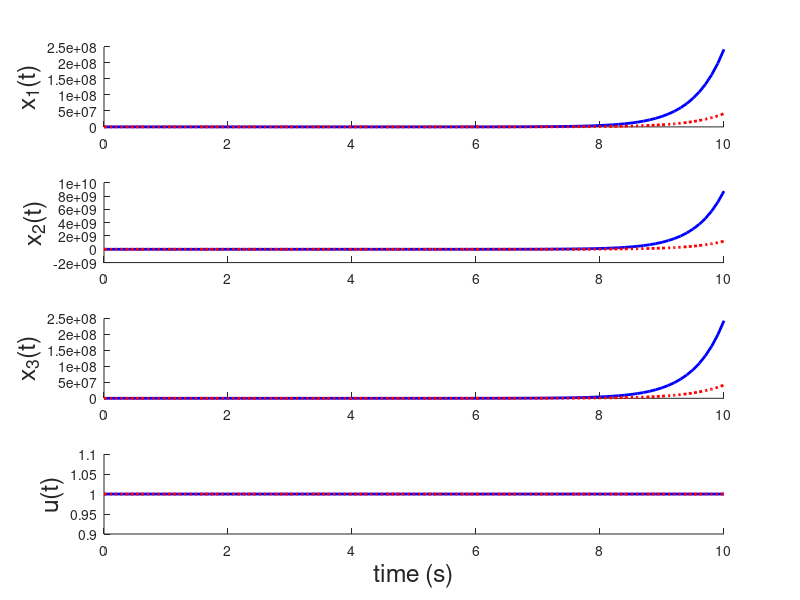

Write MATLAB code to recreate this figure.
function SimulationScript()
    %% Initialize the simulation variables
    t0 = 0; % initial time
    dt = 0.1; % time step
    tf = 10.0; % final time
        
    % Set the control input function
    u = @(t, x) 1;    
    
    % Calculate the eigenvalues and eigenvectors of A
    A = [2 0 0; 2 2 2; 3 0 -1];
    [V, D] =  eig(A);

    % Set the starting point
    x0 = 5*V(:,2);
    
    %% Simulate and plot the system using ode
    % Simulate the system
    [tvec, xvec] = matlabOde45(x0, t0, dt, tf, u);
    uvec = getControlVector(tvec, xvec, u);
    
    % Plot the resulting states
    figure;
    plotResults(tvec, xvec, uvec, 'b');
    
    %% Simulate and plot the system using Euler (or other method)
    % Simulate the system
    [tvec, xvec] = eulerIntegration(x0, t0, dt, tf, u);
    uvec = getControlVector(tvec, xvec, u);
    
    % Plot the results
    plotResults(tvec, xvec, uvec, 'r:');
    
    
end

function u_vec = getControlVector(tvec, xvec, u)
%getControlVector calculate the control vector over the specified time
%interval and state
%
% Inputs:
%   tvec: 1xm vector of time inputs
%   xvec: nxm matrix of states
%   u: function handle that takes time and state as inputs and outputs
%   the control input

    len = size(tvec, 2);
    u_vec = zeros(1, len);
    for k = 1:len
        u_vec(:,k) = u(tvec(k), xvec(:,k));
    end

end

function [tvec, xvec] = matlabOde45(x0, t0, dt, tf, u)
    %MatlabOde45 uses ODE 45 to simulate the state starting at x0 from time
    % t0 to tf
    %
    % Inputs:
    %   x0: nx1 initial state
    %   t0: scalar - initial time
    %   dt: scalar - time increment
    %   tf: scalar - final time
    %   u: function handle that takes time and state as inputs and outputs
    %   the control input
    %
    % Outputs:
    %   tvec: 1xm vector of times associated with the states
    %   xvec: nxm matrix of states where each column is a state at the
    %   associated time in tvec
    
    % Initialize the time
    t = t0:dt:tf;
    
    % Simulate the output
    [tvec xvec] = ode45(@(t,x) f(t,x,u(t,x)), t, x0);
    
    % Transpose the outputs to get in the correct form
    tvec = tvec';
    xvec = xvec';    
end

function [tvec, xvec] = eulerIntegration(x0, t0, dt, tf, u)
    %eulerIntegration uses eulerIntegration to simulate the state starting at x0 from time
    % t0 to tf
    %
    % Inputs:
    %   x0: nx1 initial state
    %   t0: scalar - initial time
    %   dt: scalar - time increment
    %   tf: scalar - final time
    %   u: function handle that takes time and state as inputs and outputs
    %   the control input
    %
    % Outputs:
    %   tvec: 1xm vector of times associated with the states
    %   xvec: nxm matrix of states where each column is a state at the
    %   associated time in tvec
    
    % Initialize values
    tvec = t0:dt:tf;
    len = length(tvec);
    xvec = zeros(size(x0,1), len);
    xvec(:,1) = x0;
    
    % Simulate forward in time
    % Write the euler simulation code here    
    for i=2:len
        xvec(:,i) = xvec(:,i-1) + dt*f(tvec(i-1),xvec(:,i-1),u(tvec(i-1),xvec(:,i-1)));
    end
end

function zdot = f(t, z, u)
    %f calculates the state dynamics using the current time, state, and
    %control input
    %
    % Inputs:
    %   t: current time
    %   x: current state
    %   u: current control input
    %
    % Ouputs:
    %   xdot: time derivative of x(t)
    z2 = z(2);
    
    % Linear system matrices
    A = [2 0 0; 2 2 2; 3 0 -1];
    B = [1; -2; 1];
    
    % LTI equation
    zdot = A*z + B*u;
end

function plotResults(tvec, xvec, uvec, color)

    % Plot variables
    fontsize = 18;
    linewidth = 2;
    
    % Plot the resulting states
    subplot(4,1,1); hold on;
    plot(tvec, xvec(1,:), color, 'linewidth', linewidth);
    ylabel('x_1(t)', 'fontsize', fontsize);
    
    subplot(4,1,2); hold on;
    plot(tvec, xvec(2,:), color, 'linewidth', linewidth);
    ylabel('x_2(t)', 'fontsize', fontsize);
    
    subplot(4,1,3); hold on;
    plot(tvec, xvec(3,:), color, 'linewidth', linewidth);
    ylabel('x_3(t)', 'fontsize', fontsize);
    
    subplot(4,1,4); hold on;
    plot(tvec, uvec, color, 'linewidth', linewidth);
    ylabel('u(t)', 'fontsize', fontsize);
    xlabel('time (s)', 'fontsize', fontsize);
end

